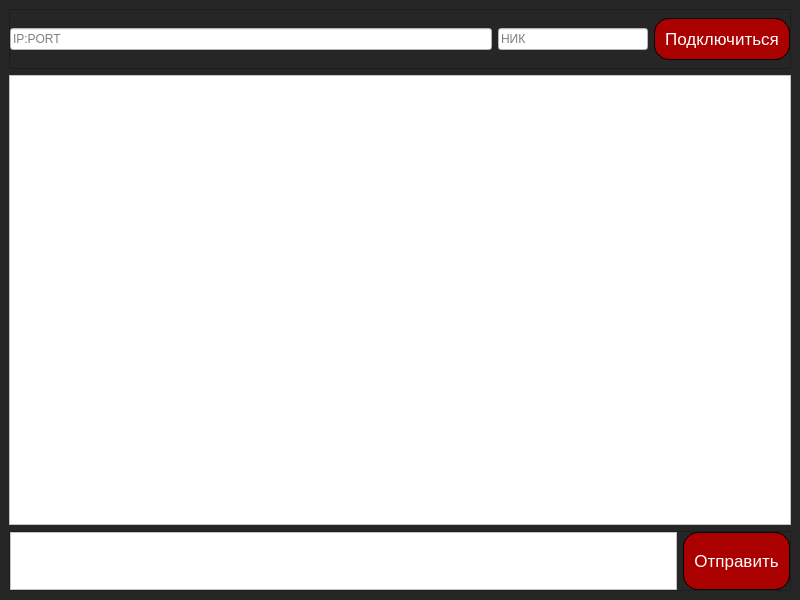
<?xml version="1.0" encoding="UTF-8"?>
<ui version="4.0">
 <class>MainWindow</class>
 <widget class="QMainWindow" name="MainWindow">
  <property name="geometry">
   <rect>
    <x>0</x>
    <y>0</y>
    <width>800</width>
    <height>600</height>
   </rect>
  </property>
  <property name="windowTitle">
   <string>UI CHAT</string>
  </property>
  <property name="styleSheet">
   <string notr="true">background-color: rgb(38, 38, 38);</string>
  </property>
  <widget class="QWidget" name="centralwidget">
   <property name="styleSheet">
    <string notr="true">font: 16pt &quot;Segoe UI&quot;;</string>
   </property>
   <layout class="QVBoxLayout" name="verticalLayout">
    <item>
     <widget class="QFrame" name="frame">
      <property name="minimumSize">
       <size>
        <width>0</width>
        <height>60</height>
       </size>
      </property>
      <property name="maximumSize">
       <size>
        <width>16777215</width>
        <height>60</height>
       </size>
      </property>
      <property name="styleSheet">
       <string notr="true">QPushButton{
	background-color: rgb(170, 0, 0);
	color: rgb(255, 255, 255);	
	border: 1px solid black;
	border-radius: 15px;
	font-size: 13pt;
	padding: 10px;
}

QPushButton:hover{
	background-color: rgb(129, 0, 0);
}

QPushButton:pressed{
	background-color: rgb(100, 0, 0);
}</string>
      </property>
      <property name="frameShape">
       <enum>QFrame::StyledPanel</enum>
      </property>
      <property name="frameShadow">
       <enum>QFrame::Raised</enum>
      </property>
      <layout class="QHBoxLayout" name="horizontalLayout">
       <property name="leftMargin">
        <number>0</number>
       </property>
       <property name="topMargin">
        <number>0</number>
       </property>
       <property name="rightMargin">
        <number>0</number>
       </property>
       <property name="bottomMargin">
        <number>0</number>
       </property>
       <item>
        <widget class="QLineEdit" name="lineEdit">
         <property name="styleSheet">
          <string notr="true">background-color: rgb(255, 255, 255);</string>
         </property>
         <property name="placeholderText">
          <string>IP:PORT</string>
         </property>
        </widget>
       </item>
       <item>
        <widget class="QLineEdit" name="lineEdit_2">
         <property name="minimumSize">
          <size>
           <width>150</width>
           <height>0</height>
          </size>
         </property>
         <property name="maximumSize">
          <size>
           <width>150</width>
           <height>16777215</height>
          </size>
         </property>
         <property name="styleSheet">
          <string notr="true">background-color: rgb(255, 255, 255);</string>
         </property>
         <property name="placeholderText">
          <string>НИК</string>
         </property>
        </widget>
       </item>
       <item>
        <widget class="QPushButton" name="pushButton">
         <property name="text">
          <string>Подключиться</string>
         </property>
        </widget>
       </item>
      </layout>
     </widget>
    </item>
    <item>
     <widget class="QListWidget" name="listWidget">
      <property name="sizePolicy">
       <sizepolicy hsizetype="Expanding" vsizetype="Expanding">
        <horstretch>0</horstretch>
        <verstretch>0</verstretch>
       </sizepolicy>
      </property>
      <property name="styleSheet">
       <string notr="true">background-color: rgb(255, 255, 255);
font-size: 14pt;
padding: 10px;</string>
      </property>
      <property name="verticalScrollBarPolicy">
       <enum>Qt::ScrollBarAsNeeded</enum>
      </property>
      <property name="horizontalScrollBarPolicy">
       <enum>Qt::ScrollBarAsNeeded</enum>
      </property>
      <property name="sizeAdjustPolicy">
       <enum>QAbstractScrollArea::AdjustIgnored</enum>
      </property>
      <property name="isWrapping" stdset="0">
       <bool>false</bool>
      </property>
      <property name="spacing">
       <number>5</number>
      </property>
      <property name="wordWrap">
       <bool>false</bool>
      </property>
     </widget>
    </item>
    <item>
     <widget class="QFrame" name="frame_2">
      <property name="minimumSize">
       <size>
        <width>0</width>
        <height>60</height>
       </size>
      </property>
      <property name="maximumSize">
       <size>
        <width>16777215</width>
        <height>60</height>
       </size>
      </property>
      <property name="styleSheet">
       <string notr="true">QPushButton{
	background-color: rgb(170, 0, 0);
	color: rgb(255, 255, 255);	
	border: 1px solid black;
	border-radius: 15px;
	font-size: 13pt;
	padding: 10px;
}

QPushButton:hover{
	background-color: rgb(129, 0, 0);
}

QPushButton:pressed{
	background-color: rgb(100, 0, 0);
}</string>
      </property>
      <property name="frameShape">
       <enum>QFrame::StyledPanel</enum>
      </property>
      <property name="frameShadow">
       <enum>QFrame::Raised</enum>
      </property>
      <layout class="QHBoxLayout" name="horizontalLayout_2">
       <property name="leftMargin">
        <number>0</number>
       </property>
       <property name="topMargin">
        <number>0</number>
       </property>
       <property name="rightMargin">
        <number>0</number>
       </property>
       <property name="bottomMargin">
        <number>0</number>
       </property>
       <item>
        <widget class="QPlainTextEdit" name="plainTextEdit">
         <property name="styleSheet">
          <string notr="true">background-color: rgb(255, 255, 255);
font-size: 14pt;</string>
         </property>
         <property name="plainText">
          <string/>
         </property>
         <property name="placeholderText">
          <string>Введите текст</string>
         </property>
        </widget>
       </item>
       <item>
        <widget class="QPushButton" name="pushButton_2">
         <property name="minimumSize">
          <size>
           <width>0</width>
           <height>58</height>
          </size>
         </property>
         <property name="text">
          <string>Отправить</string>
         </property>
        </widget>
       </item>
      </layout>
     </widget>
    </item>
   </layout>
  </widget>
 </widget>
 <resources/>
 <connections/>
</ui>
